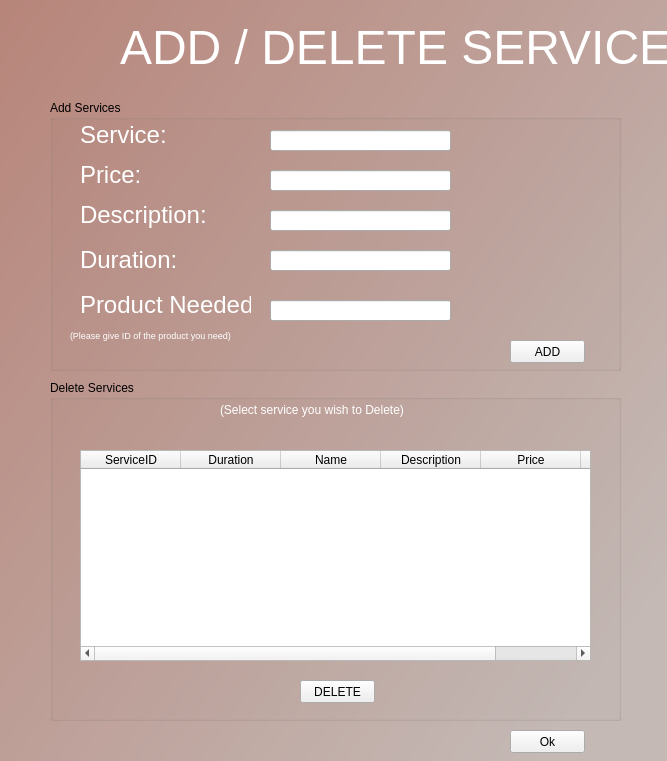
<?xml version="1.0" encoding="UTF-8"?>
<ui version="4.0">
 <class>Form</class>
 <widget class="QWidget" name="Form">
  <property name="geometry">
   <rect>
    <x>0</x>
    <y>0</y>
    <width>667</width>
    <height>761</height>
   </rect>
  </property>
  <property name="windowTitle">
   <string>Form</string>
  </property>
  <widget class="QLabel" name="label">
   <property name="geometry">
    <rect>
     <x>-10</x>
     <y>-10</y>
     <width>681</width>
     <height>791</height>
    </rect>
   </property>
   <property name="styleSheet">
    <string notr="true">background-color: qlineargradient(spread:pad, x1:0, y1:0, x2:0.96, y2:0.789773, stop:0 rgba(183, 132, 121, 255), stop:1 rgba(196, 185, 181, 255));</string>
   </property>
   <property name="text">
    <string/>
   </property>
  </widget>
  <widget class="QLabel" name="label_2">
   <property name="geometry">
    <rect>
     <x>120</x>
     <y>20</y>
     <width>771</width>
     <height>91</height>
    </rect>
   </property>
   <property name="styleSheet">
    <string notr="true">font: 63 48pt &quot;Bahnschrift SemiBold Condensed&quot;;color:rgb(255, 255, 255)</string>
   </property>
   <property name="text">
    <string>&lt;html&gt;&lt;head/&gt;&lt;body&gt;&lt;p&gt;&lt;span style=&quot; font-size:36pt;&quot;&gt;ADD / DELETE SERVICES&lt;/span&gt;&lt;/p&gt;&lt;p&gt;&lt;br/&gt;&lt;/p&gt;&lt;/body&gt;&lt;/html&gt;</string>
   </property>
  </widget>
  <widget class="QGroupBox" name="groupBox">
   <property name="geometry">
    <rect>
     <x>50</x>
     <y>100</y>
     <width>571</width>
     <height>271</height>
    </rect>
   </property>
   <property name="title">
    <string>Add Services</string>
   </property>
   <widget class="QLabel" name="label_9">
    <property name="geometry">
     <rect>
      <x>30</x>
      <y>50</y>
      <width>771</width>
      <height>51</height>
     </rect>
    </property>
    <property name="styleSheet">
     <string notr="true">font: 63 48pt &quot;Bahnschrift SemiBold Condensed&quot;;color:rgb(255, 255, 255)</string>
    </property>
    <property name="text">
     <string>&lt;html&gt;&lt;head/&gt;&lt;body&gt;&lt;p&gt;&lt;span style=&quot; font-size:18pt;&quot;&gt;Price:&lt;/span&gt;&lt;/p&gt;&lt;/body&gt;&lt;/html&gt;</string>
    </property>
   </widget>
   <widget class="QLabel" name="label_10">
    <property name="geometry">
     <rect>
      <x>30</x>
      <y>90</y>
      <width>741</width>
      <height>51</height>
     </rect>
    </property>
    <property name="styleSheet">
     <string notr="true">font: 63 48pt &quot;Bahnschrift SemiBold Condensed&quot;;color:rgb(255, 255, 255)</string>
    </property>
    <property name="text">
     <string>&lt;html&gt;&lt;head/&gt;&lt;body&gt;&lt;p&gt;&lt;span style=&quot; font-size:18pt;&quot;&gt;Description:&lt;/span&gt;&lt;/p&gt;&lt;/body&gt;&lt;/html&gt;</string>
    </property>
   </widget>
   <widget class="QLabel" name="label_11">
    <property name="geometry">
     <rect>
      <x>30</x>
      <y>130</y>
      <width>731</width>
      <height>61</height>
     </rect>
    </property>
    <property name="styleSheet">
     <string notr="true">font: 63 48pt &quot;Bahnschrift SemiBold Condensed&quot;;color:rgb(255, 255, 255)</string>
    </property>
    <property name="text">
     <string>&lt;html&gt;&lt;head/&gt;&lt;body&gt;&lt;p&gt;&lt;span style=&quot; font-size:18pt;&quot;&gt;Duration:&lt;/span&gt;&lt;/p&gt;&lt;/body&gt;&lt;/html&gt;</string>
    </property>
   </widget>
   <widget class="QLabel" name="label_12">
    <property name="geometry">
     <rect>
      <x>30</x>
      <y>180</y>
      <width>171</width>
      <height>51</height>
     </rect>
    </property>
    <property name="styleSheet">
     <string notr="true">font: 63 48pt &quot;Bahnschrift SemiBold Condensed&quot;;color:rgb(255, 255, 255)</string>
    </property>
    <property name="text">
     <string>&lt;html&gt;&lt;head/&gt;&lt;body&gt;&lt;p&gt;&lt;span style=&quot; font-size:18pt;&quot;&gt;Product Needed:&lt;/span&gt;&lt;/p&gt;&lt;/body&gt;&lt;/html&gt;</string>
    </property>
   </widget>
   <widget class="QLineEdit" name="desc">
    <property name="geometry">
     <rect>
      <x>220</x>
      <y>110</y>
      <width>181</width>
      <height>21</height>
     </rect>
    </property>
   </widget>
   <widget class="QLineEdit" name="dur">
    <property name="geometry">
     <rect>
      <x>220</x>
      <y>150</y>
      <width>181</width>
      <height>21</height>
     </rect>
    </property>
   </widget>
   <widget class="QLineEdit" name="products">
    <property name="geometry">
     <rect>
      <x>220</x>
      <y>200</y>
      <width>181</width>
      <height>21</height>
     </rect>
    </property>
   </widget>
   <widget class="QPushButton" name="add">
    <property name="geometry">
     <rect>
      <x>460</x>
      <y>240</y>
      <width>75</width>
      <height>23</height>
     </rect>
    </property>
    <property name="text">
     <string>ADD</string>
    </property>
   </widget>
   <widget class="QLabel" name="label_8">
    <property name="geometry">
     <rect>
      <x>30</x>
      <y>10</y>
      <width>771</width>
      <height>51</height>
     </rect>
    </property>
    <property name="styleSheet">
     <string notr="true">font: 63 48pt &quot;Bahnschrift SemiBold Condensed&quot;;color:rgb(255, 255, 255)</string>
    </property>
    <property name="text">
     <string>&lt;html&gt;&lt;head/&gt;&lt;body&gt;&lt;p&gt;&lt;span style=&quot; font-size:18pt;&quot;&gt;Service:&lt;/span&gt;&lt;/p&gt;&lt;/body&gt;&lt;/html&gt;</string>
    </property>
   </widget>
   <widget class="QLineEdit" name="price">
    <property name="geometry">
     <rect>
      <x>220</x>
      <y>70</y>
      <width>181</width>
      <height>21</height>
     </rect>
    </property>
   </widget>
   <widget class="QLineEdit" name="service_2">
    <property name="geometry">
     <rect>
      <x>220</x>
      <y>30</y>
      <width>181</width>
      <height>21</height>
     </rect>
    </property>
   </widget>
   <widget class="QLabel" name="label_4">
    <property name="geometry">
     <rect>
      <x>20</x>
      <y>210</y>
      <width>241</width>
      <height>51</height>
     </rect>
    </property>
    <property name="styleSheet">
     <string notr="true">font: 25 12pt &quot;Yu Gothic UI Light&quot;;
color:rgb(255, 255, 255)
</string>
    </property>
    <property name="text">
     <string>&lt;html&gt;&lt;head/&gt;&lt;body&gt;&lt;p&gt;&lt;span style=&quot; font-size:7pt;&quot;&gt;(Please give ID of the product you need)&lt;/span&gt;&lt;/p&gt;&lt;/body&gt;&lt;/html&gt;</string>
    </property>
   </widget>
  </widget>
  <widget class="QGroupBox" name="groupBox_2">
   <property name="geometry">
    <rect>
     <x>50</x>
     <y>380</y>
     <width>571</width>
     <height>341</height>
    </rect>
   </property>
   <property name="title">
    <string>Delete Services</string>
   </property>
   <widget class="QLabel" name="label_3">
    <property name="geometry">
     <rect>
      <x>170</x>
      <y>-10</y>
      <width>471</width>
      <height>81</height>
     </rect>
    </property>
    <property name="styleSheet">
     <string notr="true">font: 25 12pt &quot;Yu Gothic UI Light&quot;;
color:rgb(255, 255, 255)
</string>
    </property>
    <property name="text">
     <string>&lt;html&gt;&lt;head/&gt;&lt;body&gt;&lt;p&gt;(Select service you wish to Delete)&lt;/p&gt;&lt;/body&gt;&lt;/html&gt;</string>
    </property>
   </widget>
   <widget class="QTableWidget" name="service">
    <property name="geometry">
     <rect>
      <x>30</x>
      <y>70</y>
      <width>511</width>
      <height>211</height>
     </rect>
    </property>
    <column>
     <property name="text">
      <string>ServiceID</string>
     </property>
    </column>
    <column>
     <property name="text">
      <string>Duration</string>
     </property>
    </column>
    <column>
     <property name="text">
      <string>Name</string>
     </property>
    </column>
    <column>
     <property name="text">
      <string>Description</string>
     </property>
    </column>
    <column>
     <property name="text">
      <string>Price</string>
     </property>
    </column>
    <column>
     <property name="text">
      <string>Products</string>
     </property>
    </column>
   </widget>
   <widget class="QPushButton" name="delete_2">
    <property name="geometry">
     <rect>
      <x>250</x>
      <y>300</y>
      <width>75</width>
      <height>23</height>
     </rect>
    </property>
    <property name="text">
     <string>DELETE</string>
    </property>
   </widget>
  </widget>
  <widget class="QPushButton" name="Ok">
   <property name="geometry">
    <rect>
     <x>510</x>
     <y>730</y>
     <width>75</width>
     <height>23</height>
    </rect>
   </property>
   <property name="text">
    <string>Ok</string>
   </property>
  </widget>
 </widget>
 <resources/>
 <connections/>
</ui>
